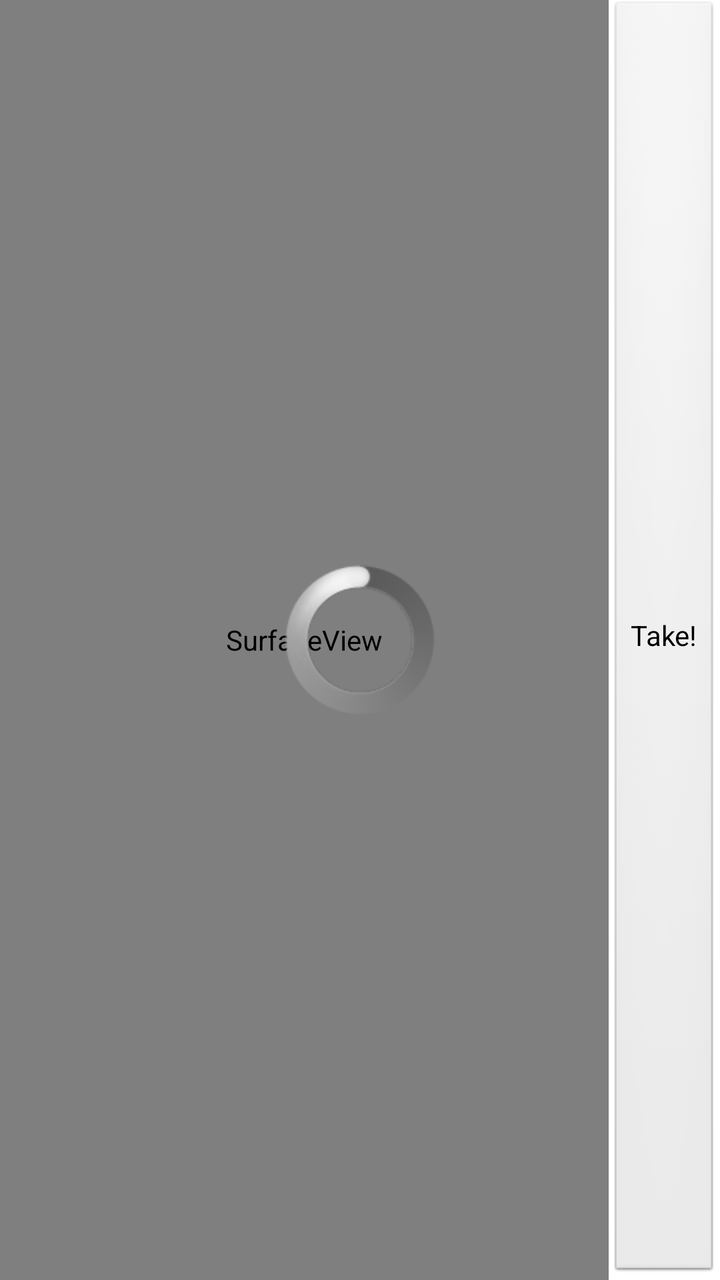
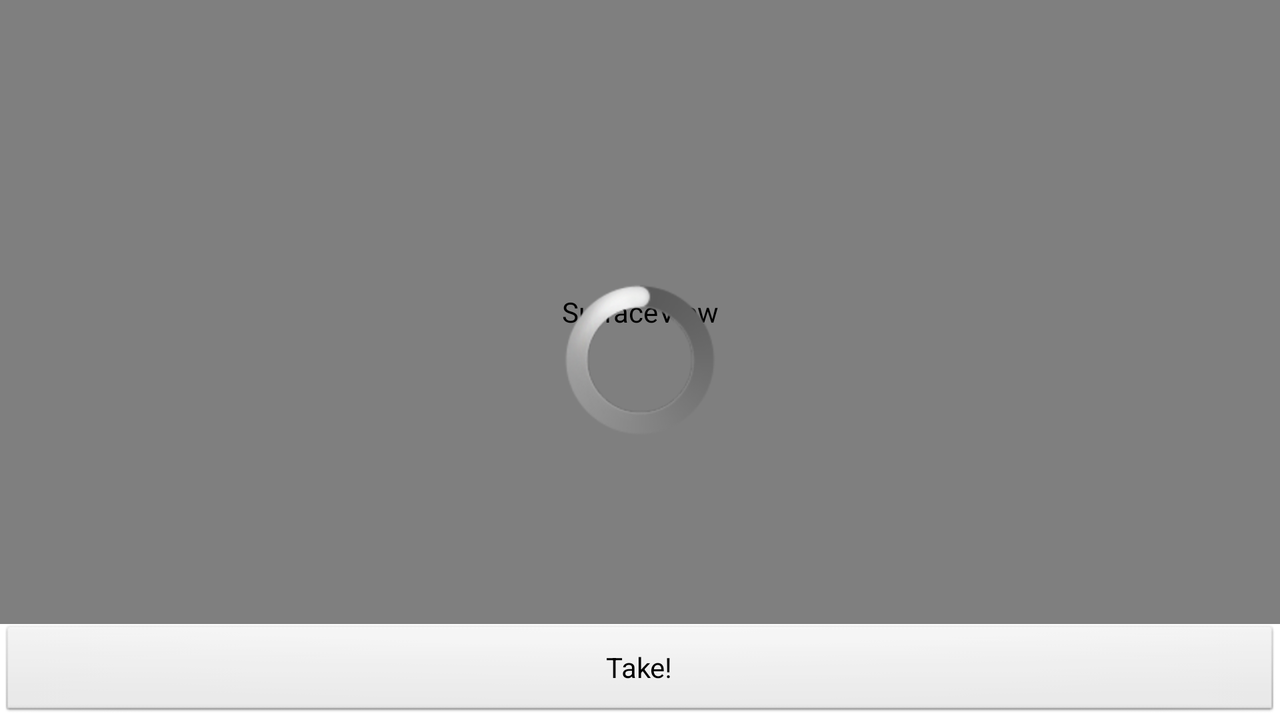

First picture: res/layout/ on a phone held upright. Second picture: the repository's own variant of that layout, on a device whose configuration matches the variant's folder. Source for both follows.
<!-- AndroidManifest.xml: application theme AppTheme -->
<!-- res/layout/fragment_crime_camera.xml -->
<?xml version="1.0" encoding="utf-8"?>
<FrameLayout xmlns:android="http://schemas.android.com/apk/res/android"
    android:layout_width="match_parent"
    android:layout_height="match_parent" >
    
    <LinearLayout 
        android:layout_width="match_parent"
        android:layout_height="match_parent"
        android:orientation="horizontal"
        >
        
        
        <SurfaceView android:id="@+id/crime_camera_surfaceView"
            android:layout_weight="1"
            android:layout_width="0dp"
            android:layout_height="match_parent"/>
        
        <Button android:id="@+id/crime_camera_takePictureButton"
            android:layout_width="wrap_content"
            android:layout_height="match_parent"
            android:text="@string/take"/>
    </LinearLayout>
    
    <FrameLayout 
        android:id="@+id/crime_camera_progressContainer"
        android:layout_width="match_parent"
        android:layout_height="match_parent"
        android:clickable="true"
        >
        
        <ProgressBar
            style="@android:style/Widget.ProgressBar.Large"
            android:layout_width="wrap_content"
            android:layout_height="wrap_content"
            android:layout_gravity="center" 
            />      
    </FrameLayout>

</FrameLayout>
<!-- resources referenced by this layout -->
<resources>
  <string name="take">Take!</string>
  <style name="AppTheme" parent="AppBaseTheme">
          
      </style>
  <style name="AppBaseTheme" parent="android:Theme.Light">
          
      </style>
</resources>
<!-- res/layout-land/fragment_crime_camera.xml (the repository's variant of the layout above) -->
<!-- drawn on the phone turned sideways -->
<?xml version="1.0" encoding="utf-8"?>
<FrameLayout xmlns:android="http://schemas.android.com/apk/res/android"
    android:layout_width="match_parent"
    android:layout_height="match_parent" >
    
    <LinearLayout 
        android:layout_width="match_parent"
        android:layout_height="match_parent"
        android:orientation="vertical"
        >
        
        
        <SurfaceView android:id="@+id/crime_camera_surfaceView"
            android:layout_weight="1"
            android:layout_width="match_parent"
            android:layout_height="0dp"/>
        
        <Button android:id="@+id/crime_camera_takePictureButton"
            android:layout_width="match_parent"
            android:layout_height="wrap_content"
            android:text="@string/take"/>
    </LinearLayout>
    
    <FrameLayout 
        android:id="@+id/crime_camera_progressContainer"
        android:layout_width="match_parent"
        android:layout_height="match_parent"
        android:clickable="true"
        >
        
        <ProgressBar
            style="@android:style/Widget.ProgressBar.Large"
            android:layout_width="wrap_content"
            android:layout_height="wrap_content"
            android:layout_gravity="center" 
            />      
    </FrameLayout>

</FrameLayout>
